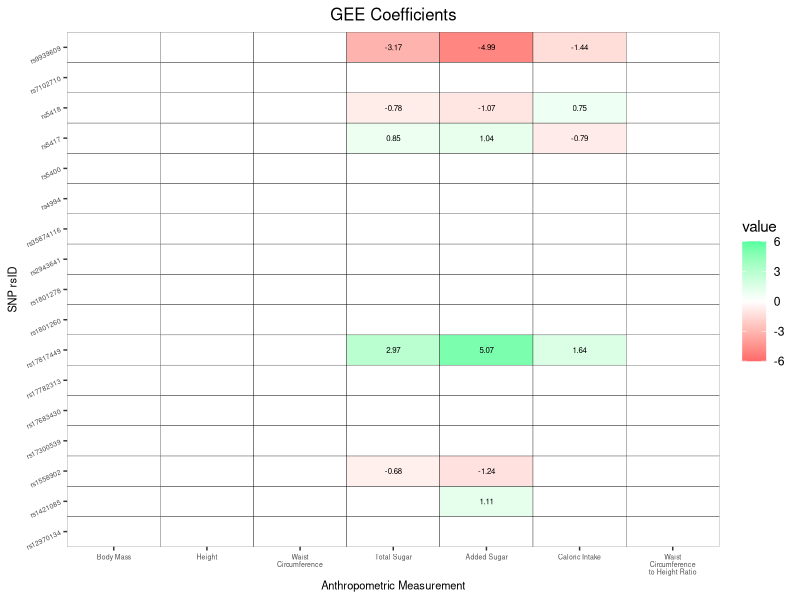
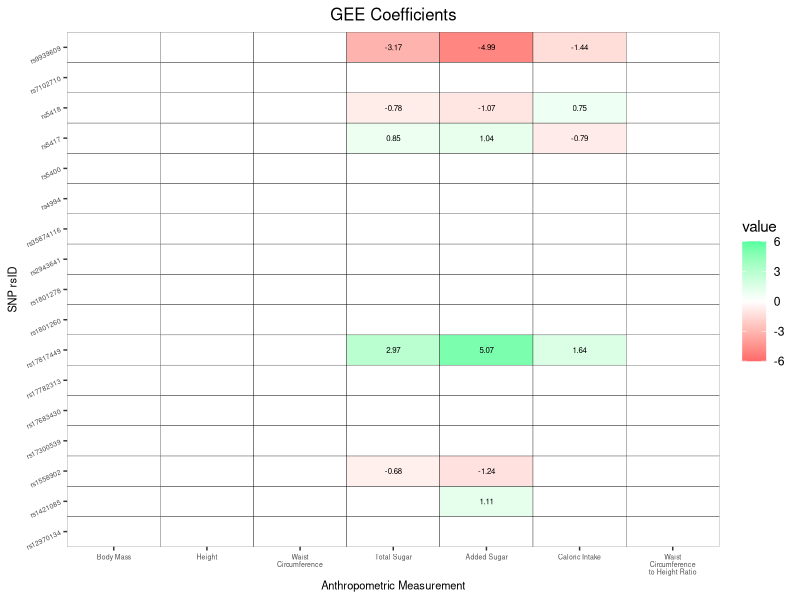

Generate these figures, in order, with R: (Note: this script raises an error after producing the figures.)
# This script performs the GEE analysis
library(tidyverse)
library(dplyr)
library(stringr)
library(geepack)
library(IRanges)
library(lubridate)
library(magrittr)
library(kableExtra)
library(gridExtra)
library(grid)

# Set directory
setwd("~/Desktop")

# Read in the anthropometric and allele files (GEE can work with non-normalized data so we don't need scaled data) 
Parent_combined_df <- read.csv("parent_anthropometric_data_and_allele_freq_combined.csv", header=TRUE)
Child_combined_df <- read.csv("children_anthropometric_data_and_allele_freq_combined.csv", header=TRUE)

# Set Rownames
rownames(Parent_combined_df) <- Parent_combined_df$X
Parent_combined_df$X <- NULL
rownames(Child_combined_df) <- Child_combined_df$X
Child_combined_df$X <- NULL

# Function to scale the children and parent anthropometric data separately
scale_data<-function(anthropometric_data_and_allele_freq_combined_df){
  columns_to_scale <- 2:10
  scaled_df<-anthropometric_data_and_allele_freq_combined_df
  # Apply scaling to the selected columns
  scaled_df[, columns_to_scale] <- scale(scaled_df[, columns_to_scale])
  
  return(scaled_df)
}

# Scale children and adults separately
Child_combined_df <- scale_data(Child_combined_df)
Parent_combined_df <- scale_data(Parent_combined_df)

# Create FamID
Parent_combined_df$Fam_ID <- sub("[A-Z]", "F", rownames(Parent_combined_df))
Child_combined_df$Fam_ID <- sub("[A-Z]", "F", rownames(Child_combined_df))

# Remove BMI and BMI-z columns as there's no validated way to get BMI Z-score in adults
Parent_combined_df$BMI <- NULL
Child_combined_df$BMI.Z.Score <- NULL

# Combine both parents and children data frames
comb_df <- rbind(Parent_combined_df, Child_combined_df)

##################################
# GEE Function
##################################
rsIDs <- colnames(comb_df)[grepl("^rs", colnames(comb_df))] %>%
  paste(collapse = " + ")

# Function to perform GEE analysis
get_gee_results <- function(anthropometric_measurement) {
  df_for_variable <- comb_df %>%
    select(Fam_ID, anthropometric_measurement, matches("^rs"))
  
  formula <- reformulate(rsIDs, response = anthropometric_measurement)
 
  gee_model <- geeglm(formula,
                      data = df_for_variable,
                      family = gaussian(),
                      id = Fam_ID,
                      corstr = "exchangeable")
  
  summary_results <- summary(gee_model)
  pvalues_df <- summary_results$coefficients[, "Pr(>|W|)"] %>%
    as.data.frame() %>%
    setNames(anthropometric_measurement)
  
  coefficients_df <- coef(gee_model) %>%
    as.data.frame() %>%
    setNames(anthropometric_measurement)
  
  return(list(pvalues_df = pvalues_df, coefficients_df = coefficients_df))
}

##################################
# Run GEE
##################################

# Order by family ID
comb_df <- comb_df %>% arrange(Fam_ID)
variables_list <- c("Body.Mass", "Height", "Waist.Circumference", "Total.Sugar", "Added.Sugar", "Caloric.Intake", "Waist.Circumference.to.Height.Ratio")

# Remove F0 from family ID to just keep number
comb_df$Fam_ID <- substr(comb_df$Fam_ID, start = nchar(comb_df$Fam_ID) - 2, stop = nchar(comb_df$Fam_ID))

# Initialize the number of tests for Bonferroni correction (number of measurements in variables_list)
num_tests <- length(variables_list)

# Create an empty list to store results
results_list <- list()

# Loop through each measurement in variables_list
for (measurement in variables_list) {
  # Call the function to get the p-values and coefficients for the current measurement
  results <- get_gee_results(measurement)
  
  # Apply Bonferroni correction to p-values
  results$pvalues_df <- results$pvalues_df * num_tests
  results$pvalues_df[results$pvalues_df > 1] <- 1
  
  # Replace p-values greater than 0.05 with NA and corresponding coefficients with NA
  results$pvalues_df[results$pvalues_df > 0.05] <- NA
  results$coefficients_df[is.na(results$pvalues_df), ] <- NA
  
  # Combine p-values and coefficients together in a data frame
  result_df <- cbind(results$pvalues_df, results$coefficients_df)
  
  # Set the column names of the result data frame
  colnames(result_df) <- c("p-value", "coefficient")
  
  # Add the result data frame to the list with the measurement name as the key
  results_list[[measurement]] <- result_df
}

# Coefficients df
# Initialize an empty list to store the coefficient vectors
coefficients_list <- list()

# Iterate over the anthropometric measurements
for (measurement in variables_list) {
  
  # Extract the coefficient column from the result data frame for the current measurement
  coefficients <- results_list[[measurement]]$coefficient
  
  # Set 0 for rows with no coefficient
  coefficients[is.na(coefficients)] <- 0
  
  # Add the coefficient vector to the list with the measurement name as the key
  coefficients_list[[measurement]] <- coefficients
}

# Create the coefficients dataframe
coefficients_df <- do.call(cbind, coefficients_list)

# Set the column names of the coefficients dataframe
colnames(coefficients_df) <- c("Body Mass", "Height", "Waist Circumference", "Total Sugar", "Added Sugar", "Caloric Intake", "Waist Circumference to Height Ratio")
rownames(coefficients_df) <- rownames(result_df)
coefficients_df <- coefficients_df[-1, ] #Remove intercept row

#################################
# Create Coefficients Heatmap (Not used in report as table shows the same results)
#################################
# Code created with Nishita Sharif to keep plots consistent throughout both our research

coefficients_df <- as.data.frame(coefficients_df)
coefficients_df_long <- coefficients_df %>% rownames_to_column() %>% gather(colname, value, -rowname)
coefficients_df_long$order<-factor(coefficients_df_long$colname, levels=c("Body Mass", "Height", "Waist Circumference", "Total Sugar", "Added Sugar", "Caloric Intake", "Waist Circumference to Height Ratio"))

gee_coef_heatmap <- ggplot(coefficients_df_long, 
                                   aes(x = order, # Anthropocentric measure
                                       y = rowname, # rsIDs
                                       fill = value, # Coefficient
                                       label = round(value, 2))) + 
  geom_tile(colour = "black") + # Add grid lines between tiles
  geom_text(colour = "black", # Add labels for the values
            size = 2, 
            hjust = 0.5, 
            vjust = 0.5,
            data = subset(coefficients_df_long, value != 0) # shows values not equal to 0
  ) +  
  scale_fill_gradient2(low = "indianred1",mid = "white", high = "seagreen1", limits = c(-6, 6)) +
  labs(y = "SNP rsID", x = "Anthropometric Measurement") +
  ggtitle("GEE Coefficients") +
  theme(
    axis.text.x = element_text(size = 5),
    axis.title.x = element_text(size = 8),
    axis.text.y = element_text(angle = 25, hjust = 1, size = 5),
    axis.title.y = element_text(size = 8),
    plot.title = element_text( size = 12, hjust = 0.5)
  ) +
  scale_x_discrete(expand=c(0,0),labels = function(x) stringr::str_wrap(x, width = 15))+
  scale_y_discrete(expand=c(0,0))

gee_coef_heatmap

output_file <- paste0("~/Desktop/gee_coef_heatmap.png")
ggsave(filename = output_file, 
       gee_coef_heatmap,
       dpi = 600, width = 6, height = 4)

#################################
# Significant SNPs table
#################################
SugarGenes_SNPs<-read.csv("Sugar_locations.csv")
SugarGenes_SNPs$SNP<-tolower(SugarGenes_SNPs$SNP)

# Find gene from SNP function
find_gene_from_SNP <- function(rsID) {
  matching_rows <- SugarGenes_SNPs$SNP == rsID
  
  # Check if any matching rows are found
  if (any(matching_rows)) {
    # Extract the corresponding gene(s)
    gene <- SugarGenes_SNPs$Gene[matching_rows]
  } else {
    gene <- "No matching SNP found"
  }
  
  return(gene)
}

coefficients_df_long <- filter(coefficients_df_long, value != 0)

for (i in 1:nrow(coefficients_df_long)){
  coefficients_df_long$Gene[i]<-find_gene_from_SNP(coefficients_df_long$rowname[i])
}

# Create a gradient of colors for the Score column
color_scale <- scales::col_numeric(palette = c("indianred1","white", "seagreen1"), domain = range(coefficients_df_long$value))

coefficients_df_long <- coefficients_df_long %>%
  select(colname, rowname, Gene, everything()) %>%
  mutate_at(vars(-value), ~ ifelse(is.na(.), "", as.character(.)))
coefficients_df_long$value <- as.numeric(coefficients_df_long$value)

# Function to collapse rows
collapse_rows_df <- function(df, variable){
  
  group_var <- enquo(variable)
  
  df %>%
    group_by(!! group_var) %>%
    mutate(groupRow = 1:n()) %>%
    ungroup() %>%
    mutate(!!quo_name(group_var) := ifelse(groupRow == 1, as.character(!! group_var), "")) %>%
    select(-c(groupRow))
}

# Create GEE kable
Gee_coefficients_kable <- coefficients_df_long %>%
  select(-order) %>%
  collapse_rows_df(colname) %>%
  `colnames<-`(c("Measure", "SNP", "Gene", "Coefficient")) %>%
  mutate(Coefficient = sprintf("%.3f", Coefficient))  # Format coefficient to three decimal places

Gee_coefficients_kable <- Gee_coefficients_kable %>%
  kable(caption = "Significantly Associated SNPs in Family Unit Analysis", align = "l") %>% 
  kable_classic() %>%
  column_spec(column = 4, background = color_scale(coefficients_df_long$value)) %>%
  kable_styling(full_width = FALSE) %>%
  row_spec(0, bold = TRUE) %>%
  column_spec(1, bold = TRUE, border_right = TRUE) %>%
  row_spec(c(5, 11), extra_css = "border-bottom: 1px solid") %>%
  row_spec(c(0), extra_css = "border-bottom: 4px solid") %>%
  as_image(., width = 7, file="~/Desktop/GEE_SNP_kable.png", zoom=15) # Uncomment this to save as png

Gee_coefficients_kable

#Saves
write.csv(coefficients_df_long,"~/Desktop/gee_coefficients_long.csv")
